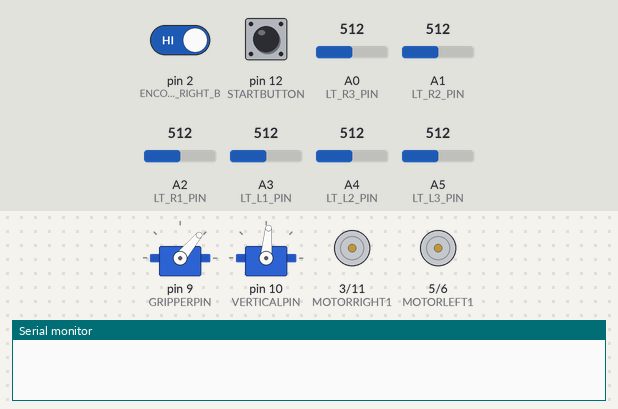
Recording of a sketch running on a simulated Arduino Uno, built with avr-gcc and run on an emulated ATmega328P. On the bench: 2 × servo, motor-driver pin pairs drawn as motors (green arrow = first pin HIGH = forward, orange = second pin HIGH = backward, longer = more drive), the last lines printed to the serial monitor. The test bench sets the inputs (shaded band); at power-on: pin 12 (STARTBUTTON) HIGH, A0 (LT_R3_PIN) = 512, pin 2 (ENCODER_RIGHT_B) HIGH, A1 (LT_R2_PIN) = 512, A2 (LT_R1_PIN) = 512, A3 (LT_L1_PIN) = 512, A4 (LT_L2_PIN) = 512, A5 (LT_L3_PIN) = 512.

Above: at 1.0 s.
1.1 s: pin 12 (STARTBUTTON) pulled LOW for 0.15 s
At 2.1 s:
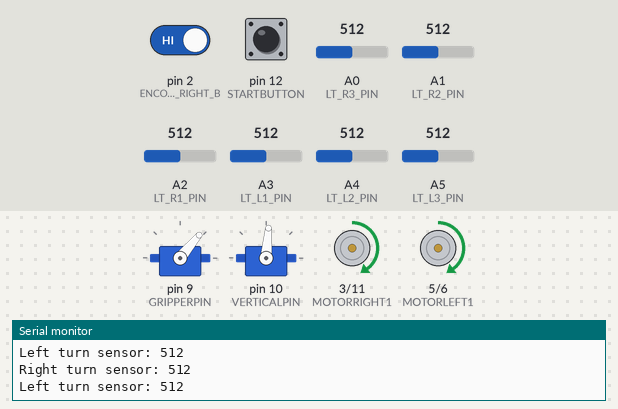
2.7 s: A0 (LT_R3_PIN) set to 586
5.7 s: A0 (LT_R3_PIN) set to 614
At 6.8 s:
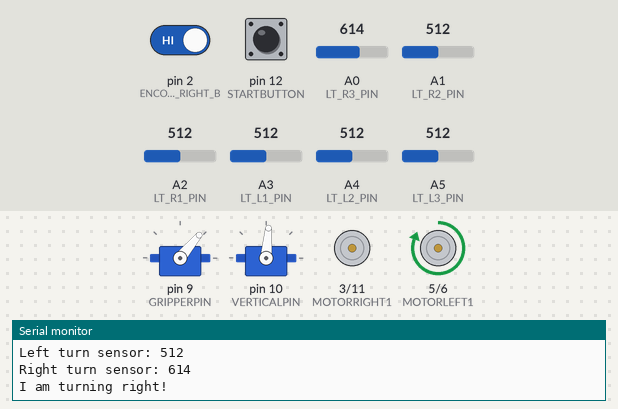
Timing chart, 0 to 8.7 s (numbered marks = the images above; inputs shaded):
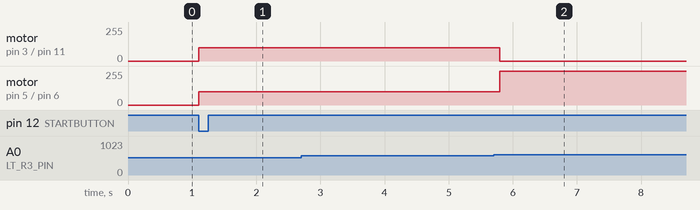

Measured:
- the behaviour switches between 600 and 601 on A0 (LT_R3_PIN) (found by bisection; images 1 and 2)
- after the input at 1.1 s, motor on pin 3 (MOTORRIGHT1) / pin 11 (MOTORRIGHT2), motor on pin 5 (MOTORLEFT1) / pin 6 (MOTORLEFT2): stopped → forward 100/255 at once
- after the input at 5.7 s, motor on pin 3 (MOTORRIGHT1) / pin 11 (MOTORRIGHT2): forward 100/255 → stopped after 0.10 s; motor on pin 5 (MOTORLEFT1) / pin 6 (MOTORLEFT2): forward 100/255 → forward 255/255 after 0.10 s

The sketch:

LineFollowing.ino
```cpp
#include <Servo.h>

#define LT_L3_PIN A5
#define LT_L2_PIN A4
#define LT_L1_PIN A3
#define LT_R1_PIN A2
// Middle of line
#define LT_R2_PIN A1
#define LT_R3_PIN A0

#define MOTORLEFT1 5
#define MOTORLEFT2 6
#define MOTORRIGHT1 3
#define MOTORRIGHT2 11

#define ENCODER_RIGHT_A 4
#define ENCODER_RIGHT_B 2
#define ENCODER_LEFT_A 0
#define ENCODER_LEFT_B 1

#define FULL_TURN 3840
#define TURNRATIO 0.65

#define TRIGPIN 8
#define ECHOPIN 7

#define GRIPPERPIN 9
#define VERTICALPIN 10

#define GRIPPER_CLOSED_POS 10
#define GRIPPER_OPEN_POS 50
#define GRIPPER_DROPOFF_POS 15
#define VERTICAL_DOWN_POS 175
#define VERTICAL_UP_POS 65
#define VERTICAL_DRIVE_POS 85
#define GRIPPER_UP_POS 30
#define DISTANCE_FROM_GRIPPER 8
#define STARTBUTTON 12

#define ON_LINE 1200  // TODO: Value representing a reading ontop of the line

#define DEBUG_PID 0
#define DEBUG_LINE_SENSORS 0
#define DEBUG_TURN_SENSORS 1

Servo gripperServo;
Servo verticalServo;

int timer = 0;

// In order that would represent physical location, needed to calculate weights based on horizontal position
const int sensorPins[6] = {
  LT_L3_PIN, LT_L2_PIN, LT_L1_PIN,
  LT_R1_PIN, LT_R2_PIN, LT_R3_PIN
};

int lastError;
int integral;

float Kp = 0.25;
float Ki = 0.0002;
float Kd = 5;


const int MAX_CORRECTION = 55;

const int baseSpeed = 100;

volatile long encoderRight = 0;
volatile long encoderLeft = 0;

long duration, distance;

void setup() {
  // put your setup code here, to run once:

  pinMode(MOTORLEFT1, OUTPUT);
  pinMode(MOTORLEFT2, OUTPUT);
  pinMode(MOTORRIGHT1, OUTPUT);
  pinMode(MOTORRIGHT2, OUTPUT);
  digitalWrite(MOTORLEFT1, LOW);
  digitalWrite(MOTORLEFT2, LOW);
  digitalWrite(MOTORRIGHT1, LOW);
  digitalWrite(MOTORRIGHT2, LOW);

  Serial.begin(9600);

  gripperServo.attach(GRIPPERPIN);
  verticalServo.attach(VERTICALPIN);
  gripperServo.write(GRIPPER_OPEN_POS);
  verticalServo.write(VERTICAL_DRIVE_POS);
  delay(200);
  gripperServo.detach();
  verticalServo.detach();

  pinMode(LT_L3_PIN, INPUT);
  pinMode(LT_L2_PIN, INPUT);
  pinMode(LT_L1_PIN, INPUT);
  pinMode(LT_R1_PIN, INPUT);
  pinMode(LT_R2_PIN, INPUT);
  pinMode(LT_R3_PIN, INPUT);

  pinMode(ENCODER_RIGHT_A, INPUT_PULLUP);
  pinMode(ENCODER_RIGHT_B, INPUT_PULLUP);
  pinMode(ENCODER_LEFT_A, INPUT_PULLUP);
  pinMode(ENCODER_LEFT_B, INPUT_PULLUP);

  pinMode(TRIGPIN, OUTPUT);
  pinMode(ECHOPIN, INPUT);

  attachInterrupt(digitalPinToInterrupt(ENCODER_RIGHT_A), ENCODER_RIGHT_A_ISR, CHANGE);
  attachInterrupt(digitalPinToInterrupt(ENCODER_RIGHT_B), ENCODER_RIGHT_B_ISR, CHANGE);
  attachInterrupt(digitalPinToInterrupt(ENCODER_LEFT_A), ENCODER_LEFT_A_ISR, CHANGE);
  attachInterrupt(digitalPinToInterrupt(ENCODER_LEFT_B), ENCODER_LEFT_B_ISR, CHANGE);

  pinMode(STARTBUTTON, INPUT_PULLUP);

  while (digitalRead(STARTBUTTON) == HIGH);
}

void loop() {
  //TODO: Might be good to normalize sensor readings, would require a calibration step where the robot sweeps over the line to see highest and lowest reading for each sensor.
  ////Serial.println(encoderLeft);
  ////Serial.println(encoderRight);
  int leftTurnSensor = analogRead(sensorPins[0]);
  int rightTurnSensor = analogRead(sensorPins[5]);
  // Read distance
  //readDistanceWithGrab();

  if (DEBUG_TURN_SENSORS && timer % 2000) {
    Serial.println("Left turn sensor: " + String(leftTurnSensor));
    Serial.println("Right turn sensor: " + String(rightTurnSensor));
  }
  timer++;


  if (leftTurnSensor > 600) {turnLeft();}
  else if (rightTurnSensor > 600) {turnRight();}
  else {
    int error = calulateWeightedError();
    int correction = calculatePID(error);

    int leftMotor = baseSpeed + correction;
    int rightMotor = baseSpeed - correction;

    driveMotors(leftMotor, rightMotor);
  }
}

long microsecondsToCentimeters(long microseconds) {
  return microseconds / 29 / 2;  // The speed of sound is 340 m/s or 29 microseconds per centimeter.
                                 // The ping travels out and back, so to find the distance of the object we
                                 // take half of the distance travelled.
}

void pickUpAndStore() {
  analogWrite(MOTORLEFT1, 0);   //HIGH - forwards
  analogWrite(MOTORLEFT2, 0);   //HIGH - Backwards
  analogWrite(MOTORRIGHT2, 0);  //HIGH - forwards
  analogWrite(MOTORRIGHT1, 0);  //HIGH - Backwards
  verticalServo.attach(VERTICALPIN);
  gripperServo.attach(GRIPPERPIN);

  //Serial.println("Vertical down position!");
  verticalServo.write(VERTICAL_DOWN_POS);
  delay(1000);
  gripperServo.write(GRIPPER_CLOSED_POS);
  //Serial.println("CLOSING GRIPPERS!");
  delay(1000);
  verticalServo.write(VERTICAL_UP_POS);
  //Serial.println("MOVING GRIPPERS UP!");
  delay(1000);
  gripperServo.write(GRIPPER_OPEN_POS);
  //Serial.println("OPENING GRIPPERS UP!");
  delay(1000);
  verticalServo.write(VERTICAL_DRIVE_POS);
  delay(1000);
  verticalServo.detach();
  gripperServo.detach();
}

void readDistanceWithGrab() {
  digitalWrite(TRIGPIN, LOW);
  delayMicroseconds(2);
  digitalWrite(TRIGPIN, HIGH);
  delayMicroseconds(10);
  digitalWrite(TRIGPIN, LOW);

  duration = pulseIn(ECHOPIN, HIGH);
  distance = microsecondsToCentimeters(duration);

  if (distance <= DISTANCE_FROM_GRIPPER) {  // Might be inacurate when close range in practice so might have to do it "blind", i.e move forward x amount, then do closing
    //Serial.println("Object too close, grabbing it!");
    pickUpAndStore();
  }
}

void driveMotors(int left, int right) {
  analogWrite(MOTORLEFT1, left);  // HIGH = forward, change if reversed
  analogWrite(MOTORLEFT2, 0);     // Speed (0-255)

  // RIGHT motor
  analogWrite(MOTORRIGHT1, right);  // HIGH = forward, change if reversed
  analogWrite(MOTORRIGHT2, 0);

  //Serial.print("Left motor: ");
  //Serial.println(left);
  //Serial.print("Right motor: ");
  //Serial.println(right);
}

int calulateWeightedError() {
  long weightedSum = 0;
  long sum = 0;

  for (int i = 1; i < 5; i++) {
    int raw = analogRead(sensorPins[i]);
    if (DEBUG_LINE_SENSORS) {
      Serial.print("Raw pin ");
      Serial.print(i);
      Serial.print(": ");
      Serial.println(raw);
    }

    // raw = constrain(raw, sensorMin[i], sensorMax[i]);
    // int normalized = map(raw, sensorMin[i], sensorMax[i], 0, 1000);

    int weight = (i * 1000) - 2500;  // calculate weight for the pin (-3500 -2500 -1500 -500 +500 +1500 +2500 +3500)
    weightedSum += (long)raw * weight;
    // weightedSum += normalized * weight; // Using normalized readings
    sum += raw;  // Sum all readings (so we can normalize, as we dont care about how dark/light just relation to each other)
  }

  // Will likely never happen (means completley lost line, and all white surface has 0 reflection)
  // If it happens turn fully left or right
  if (sum == 0) {
    return lastError > 0 ? 3500 : -3500;
  }

  return weightedSum / sum;
}

int calculatePID(int error) {

  float e = (float)error;
  //Serial.print("Error: ");
  //Serial.println(e);

  // integral += e;
  float derivative = e - lastError;
  lastError = e;

  float correction = Kp * e /*+ Ki * integral*/ + Kd * derivative;
  correction = constrain(correction, -MAX_CORRECTION, MAX_CORRECTION);
  //Serial.print("Correction: ");
  //Serial.println(correction);
  if (DEBUG_PID) {
    Serial.print("P-term: ");
    Serial.println(String(e * Kp));
    Serial.print("D-term: ");
    Serial.println(Kd * derivative);
    Serial.println("Correction: " + String(correction));
  }
  return (int)correction;
}

void turnRight() {
  encoderRight = 0;
  encoderLeft = 0;

  Serial.println("I am turning right!");
  analogWrite(MOTORRIGHT1, 0);  // HIGH = forward, change if reversed
  analogWrite(MOTORRIGHT2, 0);
  analogWrite(MOTORLEFT1, 255);  // HIGH = forward, change if reversed
  analogWrite(MOTORLEFT2, 0);    // Speed (0-255)

  while (encoderLeft < FULL_TURN * TURNRATIO /* || encoderRight > -FULL_TURN * TURNRATIO*/) {

    if (encoderLeft >= FULL_TURN * TURNRATIO) {
      analogWrite(MOTORLEFT1, 0);
    }/*
    if (encoderRight < -FULL_TURN / 3) {
      analogWrite(MOTORRIGHT2, 0);
    }*/
  }
}

void turnLeft() {
  encoderRight = 0;
  encoderLeft = 0;
  Serial.println("I am turning left!");


  analogWrite(MOTORLEFT1, 0);     // HIGH = forward, change if reversed
  analogWrite(MOTORLEFT2, 0);   // Speed (0-255)
  analogWrite(MOTORRIGHT1, 255);  // HIGH = forward, change if reversed
  analogWrite(MOTORRIGHT2, 0);

  while (encoderRight < FULL_TURN * TURNRATIO /*|| encoderLeft > -FULL_TURN / 3*/) {

    if (encoderRight >= FULL_TURN * TURNRATIO) {
      analogWrite(MOTORRIGHT1, 0);
    }
    /*if (encoderLeft <= -FULL_TURN / 3) {
      analogWrite(MOTORLEFT2, 0);
    }*/
  }
  Serial.println("I am done turning left!");

}

// Decode direction from encoder
void ENCODER_RIGHT_A_ISR() {
  int stateA = digitalRead(ENCODER_RIGHT_A);
  int stateB = digitalRead(ENCODER_RIGHT_B);

  // If A leads B, forward; else reverse
  if (stateA == stateB) encoderRight++;
  else encoderRight--;
}

void ENCODER_RIGHT_B_ISR() {
  int stateA = digitalRead(ENCODER_RIGHT_A);
  int stateB = digitalRead(ENCODER_RIGHT_B);

  if (stateA != stateB) encoderRight++;
  else encoderRight--;
}

void ENCODER_LEFT_A_ISR() {
  int stateA = digitalRead(ENCODER_LEFT_A);
  int stateB = digitalRead(ENCODER_LEFT_B);

  // If A leads B, forward; else reverse
  if (stateA == stateB) encoderLeft++;
  else encoderLeft--;
}

void ENCODER_LEFT_B_ISR() {
  int stateA = digitalRead(ENCODER_LEFT_A);
  int stateB = digitalRead(ENCODER_LEFT_B);

  if (stateA != stateB) encoderLeft++;
  else encoderLeft--;
}
```
